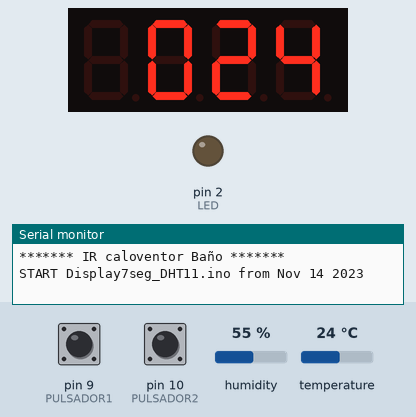
A sketch run on a simulated Arduino Uno, built with avr-gcc and run on an emulated ATmega328P. On the bench: 4-digit seven-segment display, output pins drawn as LEDs (lit = HIGH), the last lines printed to the serial monitor. The inputs (shaded band) are chosen by the test bench; at power-on: temperature 24 °C, pin 9 (PULSADOR1) LOW, pin 10 (PULSADOR2) LOW, humidity 55 %.

Above: at 1.2 s.
1.3 s: temperature set to 12 °C
9.9 s: pin 9 (PULSADOR1) pulled HIGH for 0.15 s
At 11.3 s:
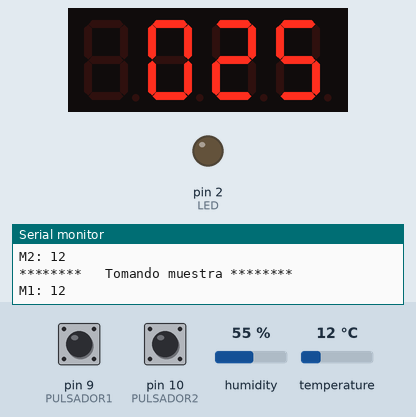
18.6 s: pin 10 (PULSADOR2) pulled HIGH for 0.15 s
At 21.6 s:
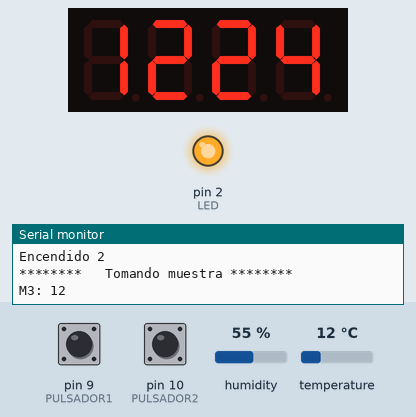
22.5 s: pin 10 (PULSADOR2) pulled HIGH for 1 s
At 24.5 s:
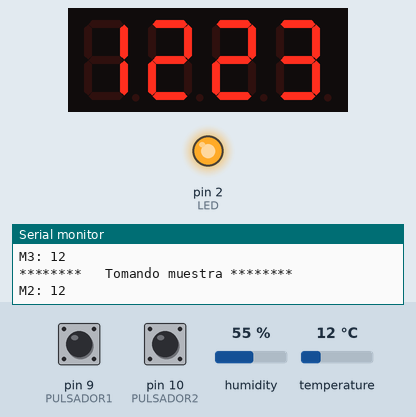
25.0 s: temperature set to 19 °C
At 31.2 s:
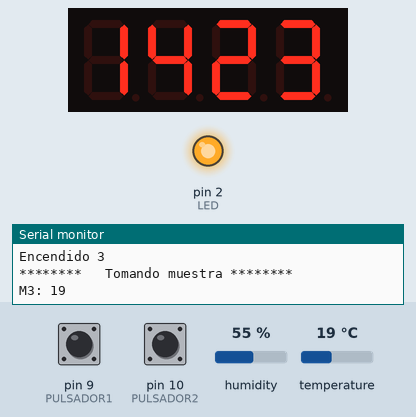
31.5 s: pin 9 (PULSADOR1) pulled HIGH for 1 s
At 33.8 s:
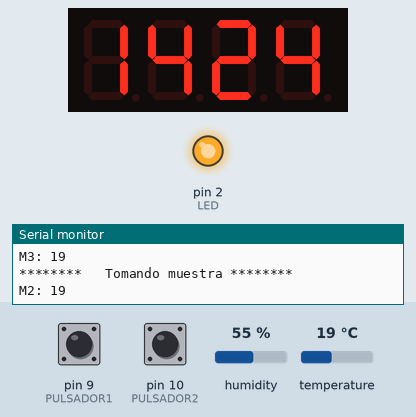
Timing chart, 0 to 35.3 s (numbered marks = the images above; inputs shaded):
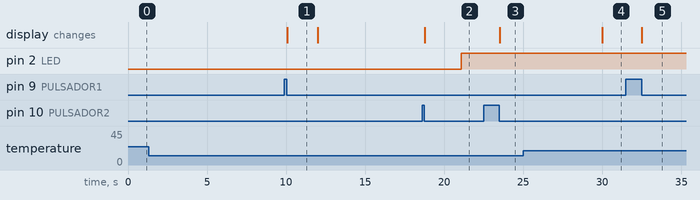

The sketch:

Display7seg_DHT11.ino
```cpp
#include <DHT.h>    // importa la Librerias DHT
#include <DHT_U.h>
#include <TM1637Display.h>    // incluye libreria TM1637

#define CLK 4       // CLK a pin 2
#define DIO 5       // DIO a pin 3

TM1637Display display(CLK, DIO);  // crea objeto
const uint8_t alto[] = {    // array para almacenar caracteres especiales
  SEG_F | SEG_G | SEG_B | SEG_F | SEG_E | SEG_C,    // H
  SEG_B | SEG_C      // I
};

int SENSOR = 6;     // pin DATA de DHT11 a pin digital 6
int TEMPERATURA;
int HUMEDAD;
int PULSADOR1 = 9;
int PULSADOR2 = 10;
int LED = 2;
int alarma = 24;
int muestra_temp1;
int muestra_temp2;
int muestra_temp3;
int temp_final;
bool flag1 = true;
bool flag2 = true;
bool flag3 = false;
unsigned long tiempo_ant_millis;
unsigned long tiempo_act_millis;
int Tpo_espera_on = 0;
int Tpo_espera_off = 0;
int hysteresis = 2; // Hysteresis para sumar/restar a set alarma

DHT dht(SENSOR, DHT11);   // creacion del objeto, cambiar segundo parametro
        // por DHT11 si se utiliza en lugar del DHT22
void setup(){
  Serial.begin(9600);   // inicializacion de monitor serial
  dht.begin();      // inicializacion de sensor
  display.setBrightness(1);   // establece nivel de brillo
  Serial.println("******* IR caloventor Baño *******");
  Serial.println(F("START " __FILE__ " from " __DATE__ ));

  pinMode(PULSADOR1, INPUT);
  pinMode(PULSADOR2, INPUT);
  pinMode(LED, OUTPUT);
  digitalWrite(LED, LOW);
  display.showNumberDec(temp_final, false, 2, 0); // muestra valor temp_final
  display.showNumberDec(alarma,false, 2, 2);   // muestra set alarma


}

//************* LOOP principal ***********
void loop()
{
  if (digitalRead(PULSADOR1) == HIGH)  // evaluo si la entrada esta en nivel alto
{
    while (digitalRead(PULSADOR1) == HIGH) //retraso antirebote
     {
       delay(10);
     }
    //digitalWrite(LED,HIGH); // pulsador presionado, encender LED
    alarma++;   //aumento set alarma de temperatura
    display.showNumberDec(alarma,false, 2, 2);   // muestra set alarma
    delay(50);
    //digitalWrite(LED,LOW);  // pulsador no presionado, apagar LED

}

 if (digitalRead(PULSADOR2) == HIGH)  // evaluo si la entrada esta en nivel alto
{
  while (digitalRead(PULSADOR2) == HIGH) //retraso antirebote
   {
    delay(10);
   }
    //digitalWrite(LED,HIGH); // pulsador presionado, encender LED
    alarma--;  //bajo set alarma de temperatura
    display.showNumberDec(alarma,false, 2, 2);   // muestra set alarma
    delay(50);
    //digitalWrite(LED,LOW);  // pulsador no presionado, apagar LED
}

 //Summ
 tiempo_act_millis = millis();
if ( tiempo_act_millis - tiempo_ant_millis >= 3000)
  {

    muestra_temperatura(); // Ir a muestrear
    toma_muestras(); //Va a tomar muestras de temperatura
    tiempo_ant_millis = tiempo_act_millis;//delay(10);
  }

} //*********** Fin LOOP ***************

// *********** Tomar temperatura ***************
void muestra_temperatura()
{
  if (flag1==true && flag2 == true && flag3 == true)
  {
      temp_final = (muestra_temp1+muestra_temp2+muestra_temp3) / 3;
      flag1 = true;
      flag2 = true;
      flag3 = false;

      display.showNumberDec(temp_final, false, 2, 0); // muestra valor temp_final

      Serial.print("Temperatura: ");  // escritura en monitor serial de los valores
      Serial.print(TEMPERATURA);
      Serial.print(" Temperatura final: ");
      Serial.print(temp_final);
      Serial.print(" Humedad: ");
      Serial.println(HUMEDAD);
      Serial.println("M1: "+String(muestra_temp1) +" M2: "+String(muestra_temp2)+" M3: "+String(muestra_temp3)+" FINAL: "+String(temp_final));
      Serial.println("*********************************** ");
      //Serial.println(" ");

//******     Rutina para apagar caloventor  *************
      if (temp_final >= alarma + hysteresis)
        {
          Tpo_espera_off++;  //si esta alta suma 1 a la espera para apagar
          Tpo_espera_on = 0;
          if (Tpo_espera_off >=2) // si pasaron 2 seg muestra HI
           {
            Serial.println("Apagado " + String(Tpo_espera_off));
            digitalWrite(LED,LOW); // Caloventor apagado
            display.setSegments(alto, 2, 2); // muestra set alarma
           }
        }

//******    Rutina para encender caloventor  ************
      if ( temp_final < alarma )
        {
          Tpo_espera_on++;
          Tpo_espera_off = 0;
          if (Tpo_espera_on >= 2)
          {
            Serial.println("Encendido " + String(Tpo_espera_on));
            digitalWrite(LED,HIGH); // pulsador presionado, encender LED
            display.showNumberDec(alarma,false, 2, 2);   // muestra set alarma
          }
        }
  }
}

void toma_muestras()
{
    Serial.println("********   Tomando muestra ********");
    TEMPERATURA = dht.readTemperature();  // obtencion de valor de temperatura
    HUMEDAD = dht.readHumidity();   // obtencion de valor de humedad
    if (flag1 == false)
    {
        muestra_temp1 = TEMPERATURA;
        flag1 = true;
        Serial.println("M1: "+String(muestra_temp1));

    }

    if (flag2 == false)
    {
        muestra_temp2 = TEMPERATURA;
        flag2 = true;
        flag1 = false;
        Serial.println("M2: "+String(muestra_temp2));

    }

    if (flag3 == false)
    {
        muestra_temp3 = TEMPERATURA;
        flag3 = true;
        flag2 = false;
        Serial.println("M3: "+String(muestra_temp3));

    }
}
```

Measured:
- after the input at 9.9 s, the display: changes after 0.17 s (image 1)
- after the input at 18.6 s, the display: changes after 0.17 s (image 2)
- after the input at 22.5 s, the display: changes after 1.0 s (image 3)
- after the input at 25.0 s, the display: changes after 5.0 s (image 4)
- after the input at 31.5 s, the display: changes after 1.0 s (image 5)
- what the display in image 1 shows lasts 1.9 s, from 10.1 s to 12.0 s
